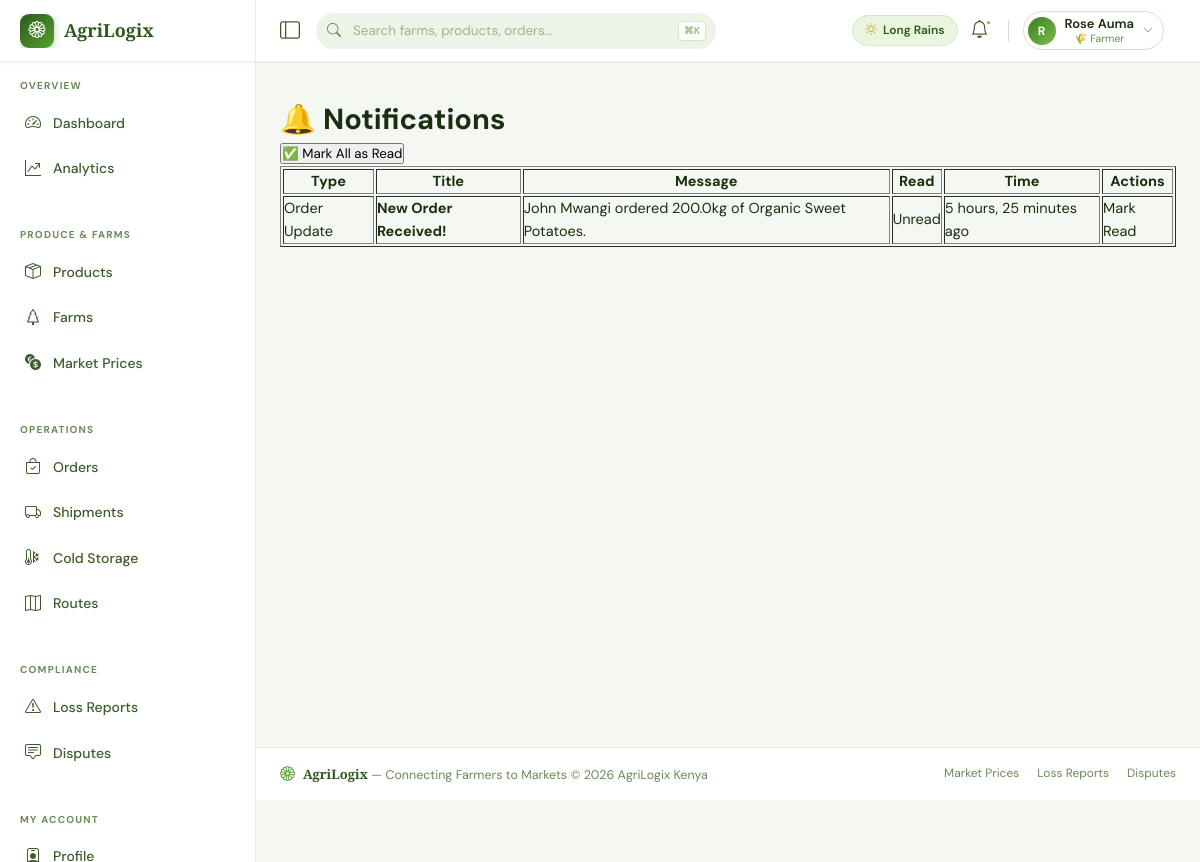
Page /notifications/ (signed in) on the committed database.
### web_app/models.py (models this page shows, shortened)
class User(AbstractUser):
    ROLE_CHOICES = [
        ('farmer', '🌾 Farmer'),
        ('buyer', '🏪 Buyer / Market'),
        ('driver', '🚛 Logistics Driver'),
        ('cold_storage', '❄️ Cold Storage Operator'),
        ('admin', '⚙️ Platform Admin'),
    ]
    role = models.CharField(max_length=20, choices=ROLE_CHOICES, default='buyer')
    phone = models.CharField(max_length=20, unique=True, null=True, blank=True)
    profile_photo = models.ImageField(upload_to='profiles/', null=True, blank=True)
    location = models.CharField(max_length=255, blank=True)
    latitude = models.DecimalField(max_digits=9, decimal_places=6, null=True, blank=True)
    longitude = models.DecimalField(max_digits=9, decimal_places=6, null=True, blank=True)
    is_verified = models.BooleanField(default=False)
    rating = models.DecimalField(max_digits=3, decimal_places=2, default=0.00)
    total_transactions = models.PositiveIntegerField(default=0)
    created_at = models.DateTimeField(auto_now_add=True)
    updated_at = models.DateTimeField(auto_now=True)
    class Meta:
        verbose_name = "User"
        verbose_name_plural = "Users"

class Notification(models.Model):
    TYPES = [
        ('order', 'Order Update'),
        ('cold_chain', 'Cold Chain Alert'),
        ('delivery', 'Delivery Update'),
        ('payment', 'Payment'),
        ('system', 'System'),
    ]
    user = models.ForeignKey(User, on_delete=models.CASCADE, related_name='notifications')
    notification_type = models.CharField(max_length=20, choices=TYPES)
    title = models.CharField(max_length=255)
    message = models.TextField()
    is_read = models.BooleanField(default=False)
    created_at = models.DateTimeField(auto_now_add=True)
    class Meta:
        ordering = ['-created_at']

### web_app/views.py (the view)
# urls.py: path('notifications/', views.notification_list_view, name='notification_list'),
@login_required
def notification_list_view(request):
    notifications = Notification.objects.filter(
        user=request.user
    ).order_by('-created_at')
    return render(request, 'notifications/list.html', {'notifications': notifications})

### templates/notifications/list.html (shortened to what this page needs)
{% extends 'base.html' %}
{% block content %}
<h1>🔔 Notifications</h1>
<form method="post" action="{% url 'notification_mark_all_read' %}">
    <button type="submit">✅ Mark All as Read</button>
</form>
<table border="1">
    <thead>
        <tr><th>Type</th><th>Title</th><th>Message</th><th>Read</th><th>Time</th><th>Actions</th></tr>
    </thead>
    <tbody>
        {% for n in notifications %}
        <tr>
            <td>{{ n.get_notification_type_display }}</td>
            <td><strong>{{ n.title }}</strong></td>
            <td>{{ n.message|truncatewords:15 }}</td>
            <td>{{ n.is_read|yesno:"Read,Unread" }}</td>
            <td>{{ n.created_at|timesince }} ago</td>
            <td>
                {% if not n.is_read %}
                    <a href="{% url 'notification_mark_read' n.pk %}">Mark Read</a>
                {% endif %}
            </td>
        </tr>
        {% empty %}
        <tr><td colspan="6">No notifications.</td></tr>
        {% endfor %}
    </tbody>
</table>
{% endblock %}

### templates/base.html (shortened to what this page needs)
<!DOCTYPE html>
<html lang="en">
<head>
    <link href="https://cdn.jsdelivr.net/npm/bootstrap-icons@1.11.3/font/bootstrap-icons.min.css" rel="stylesheet">
</head>
<body>
<nav id="topnav" role="banner">
    <div class="nav-brand-zone">
        <a href="{% url 'dashboard' %}" style="display:flex;align-items:center;gap:10px;overflow:hidden;">
            <div class="brand-logo"><i class="bi bi-flower1"></i></div>
            <span class="brand-text">AgriLogix</span>
        </a>
    </div>
    <div class="nav-controls">
        <button class="sidebar-toggle-btn" id="sidebarToggle" aria-label="Toggle sidebar" title="Toggle navigation">
            <i class="bi bi-layout-sidebar"></i>
        </button>
        <div class="nav-search" role="search">
            <input type="text" id="globalSearch" placeholder="Search farms, products, orders…" autocomplete="off" aria-label="Global search">
            <span class="search-kbd">⌘K</span>
        </div>
        <div class="nav-right">
            {% if user.is_authenticated %}
            <div class="season-chip">
                <i class="bi bi-sun" style="color:var(--amber-400);"></i> Long Rains
            </div>
            <a href="{% url 'notification_list' %}" class="nav-icon-btn" aria-label="Notifications">
                <i class="bi bi-bell"></i>
                {% if unread_count %}
                    <span class="notif-count">{{ unread_count }}</span>
                {% else %}
                    <span class="notif-pip"></span>
                {% endif %}
            </a>
            <div class="profile-dropdown">
                <button class="profile-btn" id="profileToggle" aria-haspopup="true" aria-expanded="false">
                    <div class="p-avatar">{{ user.get_full_name|default:user.username|first|upper }}</div>
                    <div class="p-info">
                        <span class="p-name">{{ user.get_full_name|default:user.username }}</span>
                        <span class="p-role">{{ user.get_role_display }}</span>
                    </div>
                    <i class="bi bi-chevron-down p-chevron"></i>
                </button>
            </div>
            {% else %}
            <div class="auth-links">
                <a href="{% url 'login' %}" class="btn-ghost">Sign In</a>
                <a href="{% url 'register' %}" class="btn-solid">Get Started</a>
            </div>
            {% endif %}
        </div>
    </div>
</nav>
<div id="layout">
    <aside id="sidebar" role="navigation" aria-label="Main navigation">
        <div class="sidebar-inner">
            <span class="sb-section-label">Overview</span>
            <a href="{% url 'dashboard' %}" class="sidebar-link"><i class="bi bi-speedometer2"></i> Dashboard</a>
            <a href="{% url 'analytics_dashboard' %}" class="sidebar-link"><i class="bi bi-graph-up-arrow"></i> Analytics</a>
            <span class="sb-section-label">Produce &amp; Farms</span>
            <a href="{% url 'product_list' %}" class="sidebar-link"><i class="bi bi-box-seam"></i> Products</a>
            <a href="{% url 'farm_list' %}" class="sidebar-link"><i class="bi bi-tree"></i> Farms</a>
            <a href="{% url 'market_prices' %}" class="sidebar-link"><i class="bi bi-currency-exchange"></i> Market Prices</a>
            <span class="sb-section-label">Operations</span>
            <a href="{% url 'order_list' %}" class="sidebar-link"><i class="bi bi-bag-check"></i> Orders</a>
            <a href="{% url 'shipment_list' %}" class="sidebar-link"><i class="bi bi-truck"></i> Shipments</a>
            <a href="{% url 'cold_storage_list' %}" class="sidebar-link"><i class="bi bi-thermometer-snow"></i> Cold Storage</a>
            <a href="{% url 'route_list' %}" class="sidebar-link"><i class="bi bi-map"></i> Routes</a>
            <span class="sb-section-label">Compliance</span>
            <a href="{% url 'loss_report_list' %}" class="sidebar-link"><i class="bi bi-exclamation-triangle"></i> Loss Reports</a>
            <a href="{% url 'dispute_list' %}" class="sidebar-link"><i class="bi bi-chat-square-text"></i> Disputes</a>
            {% if user.is_authenticated %}
            <span class="sb-section-label">My Account</span>
            <a href="{% url 'profile' %}" class="sidebar-link"><i class="bi bi-person-badge"></i> Profile</a>
            {% endif %}
        </div>
    </aside>
    <div id="page-content">
        <div id="breadcrumb-wrap">{% block breadcrumb %}{% endblock %}</div>
        <main id="main-content">
            {% block content %}{% endblock %}
        </main>
        <footer id="footer">
            <div class="footer-brand">
                <i class="bi bi-flower1" style="color:var(--green-400);font-size:15px;"></i>
                <span><strong>AgriLogix</strong> — Connecting Farmers to Markets &copy; {% now "Y" %} AgriLogix Kenya</span>
            </div>
            <nav class="footer-links" aria-label="Footer links">
                <a href="{% url 'market_prices' %}">Market Prices</a>
                <a href="{% url 'loss_report_list' %}">Loss Reports</a>
                <a href="{% url 'dispute_list' %}">Disputes</a>
            </nav>
        </footer>
    </div>
</div>
</body>
</html>

### rows in the picture
User: get_full_name|first "R", get_full_name "Rose Auma", role "🌾 Farmer"
Notification: notification_type "Order Update", title "New Order Received!", message "John Mwangi ordered 200.0kg of Organic Sweet Potatoes.", is_read "Unread", created_at "5 hours, 25 minutes", shows "Mark Read"
